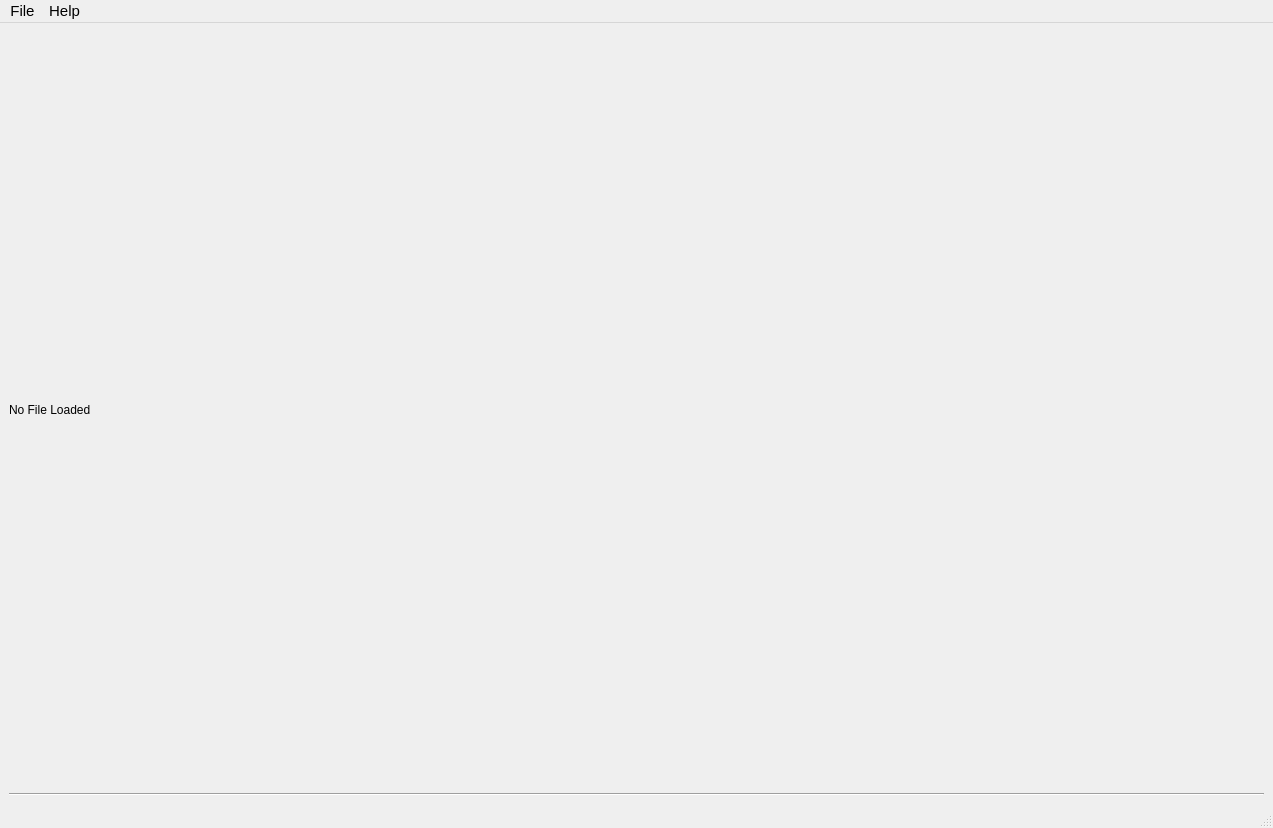
<?xml version="1.0" encoding="UTF-8"?>
<ui version="4.0">
 <class>MainWindow</class>
 <widget class="QMainWindow" name="MainWindow">
  <property name="geometry">
   <rect>
    <x>0</x>
    <y>0</y>
    <width>1273</width>
    <height>828</height>
   </rect>
  </property>
  <property name="font">
   <font>
    <pointsize>11</pointsize>
   </font>
  </property>
  <property name="windowTitle">
   <string>MainWindow</string>
  </property>
  <widget class="QWidget" name="centralwidget">
   <layout class="QVBoxLayout" name="verticalLayout">
    <item>
     <layout class="QGridLayout" name="gridLayout">
      <property name="sizeConstraint">
       <enum>QLayout::SetNoConstraint</enum>
      </property>
      <property name="leftMargin">
       <number>50</number>
      </property>
      <property name="spacing">
       <number>50</number>
      </property>
     </layout>
    </item>
    <item>
     <widget class="QLabel" name="fname_loaded">
      <property name="font">
       <font>
        <pointsize>9</pointsize>
       </font>
      </property>
      <property name="text">
       <string>No File Loaded</string>
      </property>
      <property name="wordWrap">
       <bool>true</bool>
      </property>
     </widget>
    </item>
    <item>
     <widget class="Line" name="line">
      <property name="orientation">
       <enum>Qt::Horizontal</enum>
      </property>
     </widget>
    </item>
   </layout>
  </widget>
  <widget class="QMenuBar" name="menubar">
   <property name="geometry">
    <rect>
     <x>0</x>
     <y>0</y>
     <width>1273</width>
     <height>21</height>
    </rect>
   </property>
   <widget class="QMenu" name="File">
    <property name="title">
     <string>File</string>
    </property>
    <addaction name="actionOpen"/>
    <addaction name="actionExit"/>
   </widget>
   <widget class="QMenu" name="menuAbout">
    <property name="title">
     <string>Help</string>
    </property>
    <addaction name="actionAbout"/>
   </widget>
   <addaction name="File"/>
   <addaction name="menuAbout"/>
  </widget>
  <widget class="QStatusBar" name="statusbar"/>
  <action name="actionOpen">
   <property name="text">
    <string>Open</string>
   </property>
  </action>
  <action name="actionExit">
   <property name="text">
    <string>Exit</string>
   </property>
  </action>
  <action name="actionAbout">
   <property name="text">
    <string>About</string>
   </property>
  </action>
 </widget>
 <resources/>
 <connections/>
</ui>
